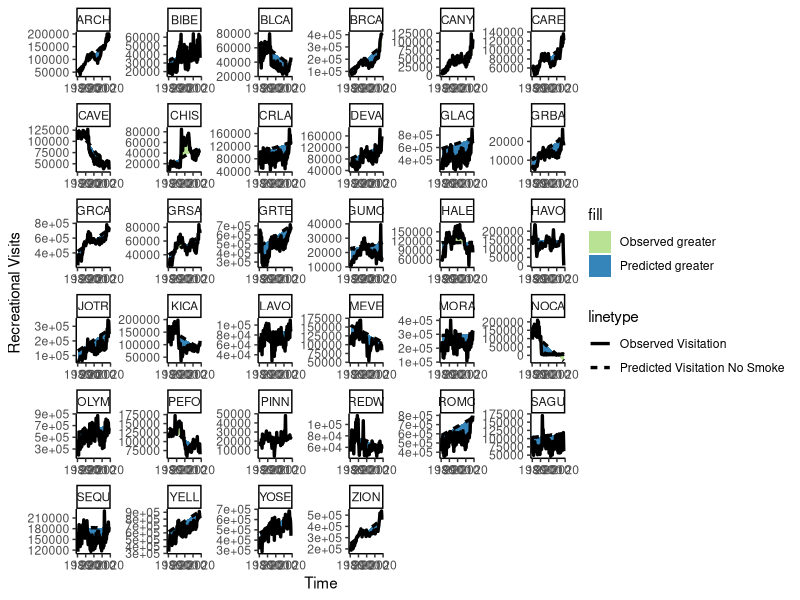
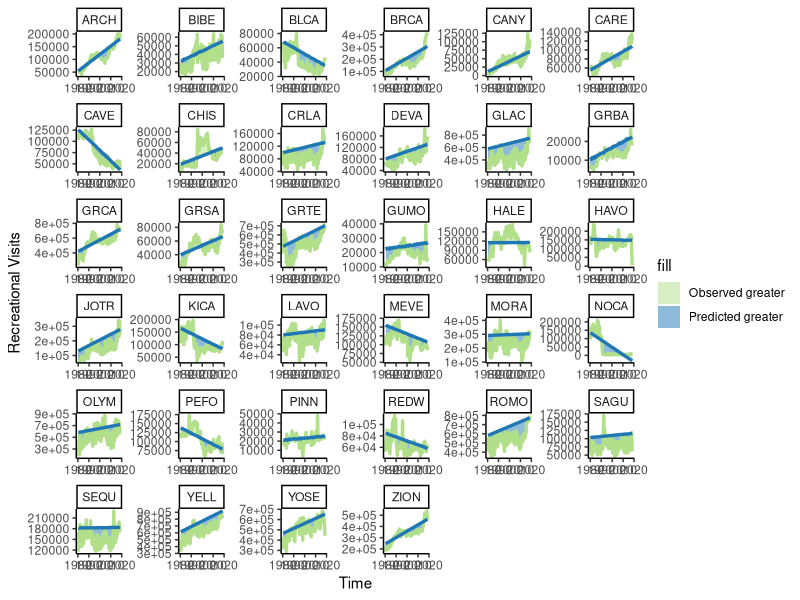
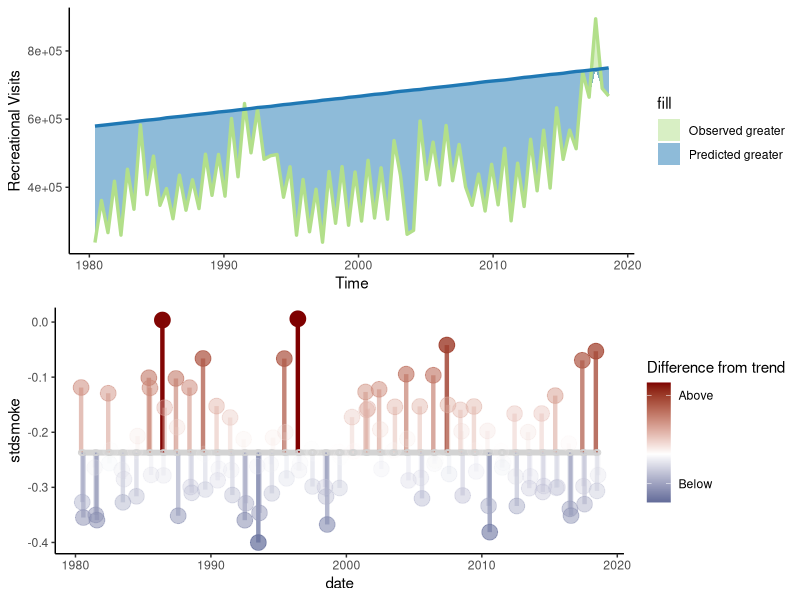
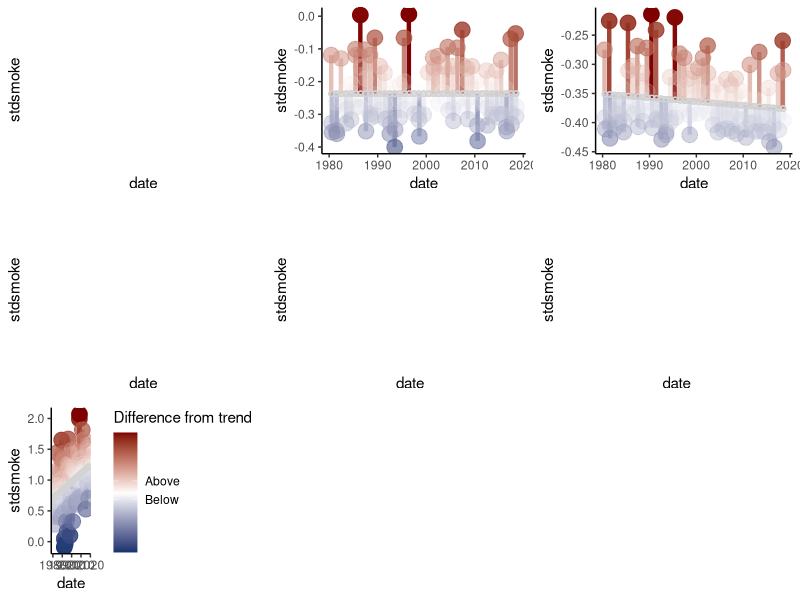
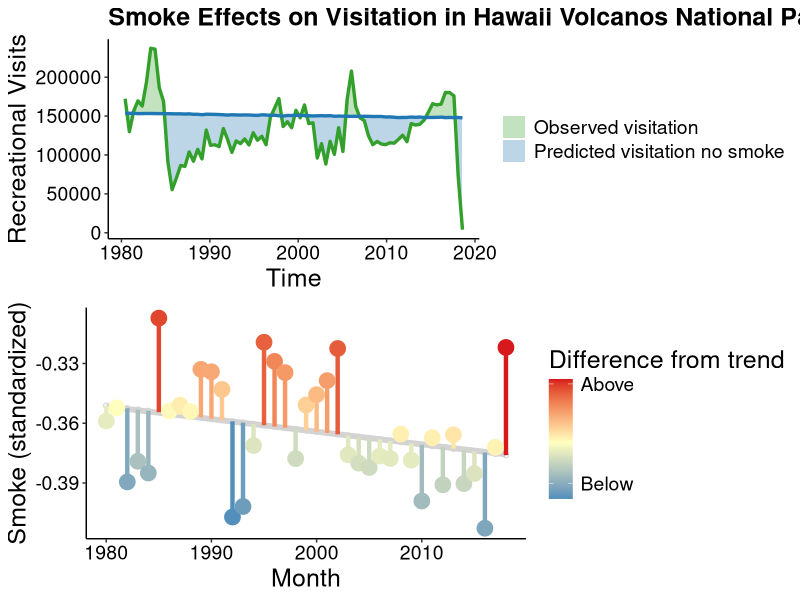

The R script that drew these images, in order: (Note: this script raises an error after producing the figures.)
library(tidyverse)
allData<-read_csv("Data/MergedDataComplete.csv")[,-1]
predDat<-read_csv("Data/FullDataWithMinSmokePredictions.csv")[,-1]
predDat$date<-zoo::as.yearmon(predDat$date)
allData$date<-zoo::as.yearmon(paste0(allData$Month,allData$Year),"%m%Y")
allData<-allData%>% filter(SeasType =="High")
 #all sig parks
predDat.interp <- predDat %>% 
   split(.$UnitCode) %>% 
   map_df(~data.frame(UnitCode = approx(.x$date, .x$PredNoSmoke50CI, n = 80), 
                      nat = approx(.x$date, .x$RecreationVisits, n = 80), 
                      UnitCode = .x$UnitCode[1]))

cols <- c("Observed greater" = "#b2df8a", "Predicted greater" = "#1f78b4")
ggplot(predDat.interp, aes(nat.x, nat.y)) +  facet_wrap(~UnitCode,scales="free") +
  geom_ribbon(aes(ymin = nat.y, ymax = pmin(UnitCode.y, nat.y), fill = "Observed greater"),alpha=0.9) +
  geom_ribbon(aes(ymin = UnitCode.y, ymax = pmin(UnitCode.y, nat.y), fill = "Predicted greater"),alpha=0.9) +
  geom_line(aes(linetype = "Observed Visitation"),size=1.15) +
  geom_line(aes(nat.x, UnitCode.y, linetype = "Predicted Visitation No Smoke"),size=1.15) +
  scale_fill_manual(values=cols)+theme_classic()+xlab("Time")+ylab("Recreational Visits")

ggplot(predDat.interp, aes(nat.x, nat.y)) +  facet_wrap(~UnitCode,scales="free") +
  geom_ribbon(aes(ymin = nat.y, ymax = pmin(UnitCode.y, nat.y), fill = "Observed greater"),alpha=0.5) +
  geom_ribbon(aes(ymin = UnitCode.y, ymax = pmin(UnitCode.y, nat.y), fill = "Predicted greater"),alpha=0.5) +
  geom_line(color="#b2df8a",size=1.15) +
  geom_line(aes(nat.x, UnitCode.y), color="#1f78b4",size=1.15) +
  scale_fill_manual(values=cols)+theme_classic()+xlab("Time")+ylab("Recreational Visits")


#individual
cols <- c("Observed greater" = "#b2df8a", "Predicted greater" = "#1f78b4")

p1<-predDat.interp%>%filter(UnitCode == "GLAC")%>%
ggplot(., aes(nat.x, nat.y)) +  
  geom_ribbon(aes(ymin = nat.y, ymax = pmin(UnitCode.y, nat.y), fill = "Observed greater"),alpha=0.9) +
  geom_ribbon(aes(ymin = UnitCode.y, ymax = pmin(UnitCode.y, nat.y), fill = "Predicted greater"),alpha=0.9) +
  geom_line(aes(linetype = "Observed Visitation"),size=1.15) +
  geom_line(aes(nat.x, UnitCode.y, linetype = "Predicted Visitation No Smoke"),size=1.15) +
  scale_fill_manual(values=cols)+theme_classic()+xlab("Time")+ylab("Recreational Visits")


p1<-predDat.interp%>%filter(UnitCode == "GLAC")%>%
  ggplot(., aes(nat.x, nat.y)) +  
  geom_ribbon(aes(ymin = nat.y, ymax = pmin(UnitCode.y, nat.y), fill = "Observed greater"),alpha=0.5) +
  geom_ribbon(aes(ymin = UnitCode.y, ymax = pmin(UnitCode.y, nat.y), fill = "Predicted greater"),alpha=0.5) +
  geom_line(color="#b2df8a",size=1.15) +
  geom_line(aes(nat.x, UnitCode.y), color="#1f78b4",size=1.15) +
  scale_fill_manual(values=cols)+theme_classic()+xlab("Time")+ylab("Recreational Visits")


#smoke
glacdat=filter(allData,UnitCode == "GLAC")
fit<-lm(stdsmoke~date,data=glacdat)
glacdat$predsmoke<-predict(fit,date=glacdat$date)


p2<-ggplot(glacdat,aes(x=date,y=stdsmoke))+geom_smooth(se=F,method="lm", color = "lightgrey",size=2)+
    geom_segment(aes(xend = date, yend = predsmoke,alpha = abs(stdsmoke-predsmoke),color =(stdsmoke-predsmoke)),size=1.5) +
    geom_point(aes(alpha = abs(stdsmoke-predsmoke),color =(stdsmoke-predsmoke)),size=5)+
    scale_color_gradient2(low ="#08306b" , mid = "white", high = "#7f0000",name= "Difference from trend",breaks=c(0.2,-0.1),
                          labels=c("Above","Below")) + 
    #guides(color = FALSE) +
    guides(alpha = FALSE) + 
    geom_point(aes(y = predsmoke), shape = 1,color="lightgrey")+theme_classic()
   
gridExtra::grid.arrange(p1,p2,nrow=2)
                            
                            
library(lme4)                            
fits <- lmList(stdsmoke ~ date | UnitCode, data=allData) 
allData$predsmoke<-predict(fits,date=allData$date)
allData<-allData%>%filter(UnitCode %in% unique(predDat$UnitCode))


  p1<-allData%>%filter(UnitCode == "BISC")%>%
    ggplot(.,aes(x=date,y=stdsmoke,by=UnitCode))+geom_smooth(se=F,method="lm", color = "lightgrey",size=2)+
  geom_segment(aes(xend = date, yend = predsmoke,alpha = abs(stdsmoke-predsmoke),color =(stdsmoke-predsmoke)),size=1.5) +
    geom_point(aes(alpha = abs(stdsmoke-predsmoke),color =(stdsmoke-predsmoke)),size=5)+
    scale_color_gradient2(low ="#08306b" , mid = "white", high = "#7f0000",name= "Difference from trend",breaks=c(0.2,-0.1),
                          labels=c("Above","Below")) + 
    guides(color = FALSE) +
    guides(alpha = FALSE) + 
    geom_point(aes(y = predsmoke), shape = 1,color="lightgrey")+theme_classic()
  
  p2<-allData%>%filter(UnitCode == "GLAC")%>%
    ggplot(.,aes(x=date,y=stdsmoke,by=UnitCode))+geom_smooth(se=F,method="lm", color = "lightgrey",size=2)+
  geom_segment(aes(xend = date, yend = predsmoke,alpha = abs(stdsmoke-predsmoke),color =(stdsmoke-predsmoke)),size=1.5) +
    geom_point(aes(alpha = abs(stdsmoke-predsmoke),color =(stdsmoke-predsmoke)),size=5)+
    scale_color_gradient2(low ="#08306b" , mid = "white", high = "#7f0000",name= "Difference from trend",breaks=c(0.2,-0.1),
                          labels=c("Above","Below")) + 
    guides(color = FALSE) +
    guides(alpha = FALSE) + 
    geom_point(aes(y = predsmoke), shape = 1,color="lightgrey")+theme_classic()
  p3<-allData%>%filter(UnitCode == "HAVO")%>%
    ggplot(.,aes(x=date,y=stdsmoke,by=UnitCode))+geom_smooth(se=F,method="lm", color = "lightgrey",size=2)+
  geom_segment(aes(xend = date, yend = predsmoke,alpha = abs(stdsmoke-predsmoke),color =(stdsmoke-predsmoke)),size=1.5) +
    geom_point(aes(alpha = abs(stdsmoke-predsmoke),color =(stdsmoke-predsmoke)),size=5)+
    scale_color_gradient2(low ="#08306b" , mid = "white", high = "#7f0000",name= "Difference from trend",breaks=c(0.2,-0.1),
                          labels=c("Above","Below")) + 
    guides(color = FALSE) +
    guides(alpha = FALSE) + 
    geom_point(aes(y = predsmoke), shape = 1,color="lightgrey")+theme_classic()
  p4<-allData%>%filter(UnitCode == "KATM")%>%
    ggplot(.,aes(x=date,y=stdsmoke,by=UnitCode))+geom_smooth(se=F,method="lm", color = "lightgrey",size=2)+
  geom_segment(aes(xend = date, yend = predsmoke,alpha = abs(stdsmoke-predsmoke),color =(stdsmoke-predsmoke)),size=1.5) +
    geom_point(aes(alpha = abs(stdsmoke-predsmoke),color =(stdsmoke-predsmoke)),size=5)+
    scale_color_gradient2(low ="#08306b" , mid = "white", high = "#7f0000",name= "Difference from trend",breaks=c(0.2,-0.1),
                          labels=c("Above","Below")) + 
    guides(color = FALSE) +
    guides(alpha = FALSE) + 
    geom_point(aes(y = predsmoke), shape = 1,color="lightgrey")+theme_classic()
  p5<-allData%>%filter(UnitCode == "KOVA")%>%
    ggplot(.,aes(x=date,y=stdsmoke,by=UnitCode))+geom_smooth(se=F,method="lm", color = "lightgrey",size=2)+
  geom_segment(aes(xend = date, yend = predsmoke,alpha = abs(stdsmoke-predsmoke),color =(stdsmoke-predsmoke)),size=1.5) +
    geom_point(aes(alpha = abs(stdsmoke-predsmoke),color =(stdsmoke-predsmoke)),size=5)+
    scale_color_gradient2(low ="#08306b" , mid = "white", high = "#7f0000",name= "Difference from trend",breaks=c(0.2,-0.1),
                          labels=c("Above","Below")) + 
    guides(color = FALSE) +
    guides(alpha = FALSE) + 
    geom_point(aes(y = predsmoke), shape = 1,color="lightgrey")+theme_classic()
  p6<-allData%>%filter(UnitCode == "LACL")%>%
    ggplot(.,aes(x=date,y=stdsmoke,by=UnitCode))+geom_smooth(se=F,method="lm", color = "lightgrey",size=2)+
  geom_segment(aes(xend = date, yend = predsmoke,alpha = abs(stdsmoke-predsmoke),color =(stdsmoke-predsmoke)),size=1.5) +
    geom_point(aes(alpha = abs(stdsmoke-predsmoke),color =(stdsmoke-predsmoke)),size=5)+
    scale_color_gradient2(low ="#08306b" , mid = "white", high = "#7f0000",name= "Difference from trend",breaks=c(0.2,-0.1),
                          labels=c("Above","Below")) + 
    guides(color = FALSE) +
    guides(alpha = FALSE) + 
    geom_point(aes(y = predsmoke), shape = 1,color="lightgrey")+theme_classic()
  p7<-allData%>%filter(UnitCode == "SAGU")%>%
    ggplot(.,aes(x=date,y=stdsmoke,by=UnitCode))+geom_smooth(se=F,method="lm", color = "lightgrey",size=2)+
  geom_segment(aes(xend = date, yend = predsmoke,alpha = abs(stdsmoke-predsmoke),color =(stdsmoke-predsmoke)),size=1.5) +
    geom_point(aes(alpha = abs(stdsmoke-predsmoke),color =(stdsmoke-predsmoke)),size=5)+
    scale_color_gradient2(low ="#08306b" , mid = "white", high = "#7f0000",name= "Difference from trend",breaks=c(0.2,-0.1),
                          labels=c("Above","Below")) + 
    #guides(color = FALSE) +
    guides(alpha = FALSE) + 
    geom_point(aes(y = predsmoke), shape = 1,color="lightgrey")+theme_classic()
  
  gridExtra::grid.arrange(p1,p2,p3,p4,p5,p6,p7,nrow=3)

  
  ##HAVO Good Example
  cols <- c("Observed visitation" = "#33a02c", "Predicted visitation no smoke" = "#1f78b4")
  
  mytheme<- theme(panel.grid.major = element_blank(), panel.grid.minor = element_blank(),
                  plot.title = element_text( size=18, color="black",face="bold"),
                  axis.title.x = element_text( size=18),
                  axis.title.y = element_text( size=18),
                  axis.text=(element_text(color="black", size=14)),
                  legend.title = element_text(colour="black", size=18),
                  legend.text = element_text( size = 14))
  
  p1<-predDat.interp%>%filter(UnitCode == "HAVO")%>%
    ggplot(., aes(nat.x, nat.y)) +  
    geom_ribbon(aes(ymin = nat.y, ymax = pmin(UnitCode.y, nat.y), fill = "Observed visitation"),alpha=0.3) +
    geom_ribbon(aes(ymin = UnitCode.y, ymax = pmin(UnitCode.y, nat.y), fill = "Predicted visitation no smoke"),alpha=0.3) +
    geom_line(color="#33a02c",size=1.15) +
    geom_line(aes(nat.x, UnitCode.y), color="#1f78b4",size=1.15) +
    scale_fill_manual(values=cols,name=NULL)+theme_classic()+xlab("Time")+ylab("Recreational Visits")+
    ggtitle("Smoke Effects on Visitation in Hawaii Volcanos National Park")+mytheme
  
  
  p2<-allData%>%filter(UnitCode == "HAVO")%>%group_by(Year)%>%
    summarise(meansmoke=mean(stdsmoke),meanpredsmoke=mean(predsmoke))%>%
    ggplot(.,aes(x=Year,y=meansmoke))+geom_smooth(se=F,method="lm", color = "lightgrey",size=2)+
    geom_point(aes(y = meanpredsmoke), shape = 1,color="lightgrey")+
    geom_segment(aes(xend = Year, yend = meanpredsmoke,color =(meansmoke-meanpredsmoke)),size=1.5) +
    geom_point(aes(color =(meansmoke-meanpredsmoke)),size=5)+
    scale_color_gradient2(low ="#2b83ba" , mid = "#ffffbf", high = "#d7191c",name= "Difference from trend",breaks=c(0.050,-0.035),
                          labels=c("Above","Below")
    ) + 
    #guides(color = FALSE) +
    guides(alpha = FALSE) + 
    theme_classic()+xlab("Month")+
    ylab("Smoke (standardized)")+mytheme
   
  gridExtra::grid.arrange(p1,p2,nrow=2)
  
  
  
  
  
  
  
  
  ##Lolipops  ...
  predDat%>%group_by(UnitCode)%>%
    summarise(totrec=sum(RecreationVisits),totpred=sum(No_Smoke_Mean_est))%>%
  ggplot(.) +
    geom_segment( aes(x=UnitCode, xend=UnitCode, y=totrec, yend=totpred), color="grey") +
    geom_point( aes(x=UnitCode, y=totrec), color=rgb(0.2,0.7,0.1,0.5), size=3 ) +
    geom_point( aes(x=UnitCode, y=totpred), color=rgb(0.7,0.2,0.1,0.5), size=3 ) +
    coord_flip()+scale_y_log10()+
    theme_classic() +
    theme(
      legend.position = "none",
    ) +
    xlab("") +
    ylab("Value of Y")
  
  
  
  
  
  
  ## 
  
  p1<-predDat%>%filter(UnitCode == "OLYM")%>%
    ggplot(.,aes(x=date))+
    geom_ribbon(aes(ymin=PredNoSmoke5CI, ymax=PredNoSmoke95CI),fill="#1f78b4",alpha=0.2)+
    geom_ribbon(aes(ymin=PredNoSmoke25CI, ymax=PredNoSmoke75CI),fill="#1f78b4",alpha=0.5)+
    geom_line(aes(y=RecreationVisits,color="grey"),size=1.25)+
    geom_point(aes(y=RecreationVisits,color="black"),size=2)+
    geom_line(aes(y=PredNoSmoke50CI,color="#1f78b4"),linetype="longdash",size=1.25)+theme_classic()+
    mytheme + scale_y_continuous(name="Recreational Visits", labels = scales::comma)+
    scale_x_continuous(name="Date",breaks=c(1980,1990,2000,2010,2018))+
    scale_color_identity(name = "",
                         breaks = c("black", "#1f78b4"),
                         labels = c("Observed", "Median Estimate Minimum Smoke"),
                         guide = "legend")+ggtitle("Rocky Mountain National Park")+theme(legend.position="top")+
    theme(axis.title.x=element_blank(),
          axis.text.x=element_blank(),
          axis.ticks.x=element_blank(),
          axis.line.x = element_blank())


  
  
p2<-predDat%>%filter(UnitCode == "OLYM")%>%group_by(Year)%>%
    summarise(meansmoke=mean(Smoke))%>%
    ggplot(.,aes(x=Year,y=meansmoke))+
    geom_segment(aes(xend = Year, yend = 0,color =(meansmoke)),size=1.5) +
    geom_point(aes(color =(meansmoke)),size=5)+
    scale_color_gradient2(low ="#2b83ba" , mid = "#ffffbf", high = "#d7191c",name= "Difference from trend",breaks=c(0.050,-0.035),
                          labels=c("Above","Below")
    ) + 
    #guides(color = FALSE) +
    guides(alpha = FALSE) + 
    theme_classic()+  scale_x_continuous(name="Date",breaks=c(1980,1990,2000,2010,2018))+
   scale_y_continuous(name="Smoke (PM 2.5)",expand = c(0, 0), limits = c(0, 9e-10))+mytheme
  

gA <- ggplotGrob(p1)
gB <- ggplotGrob(p2)
grid::grid.newpage()
grid::grid.draw(rbind(gA, gB))
